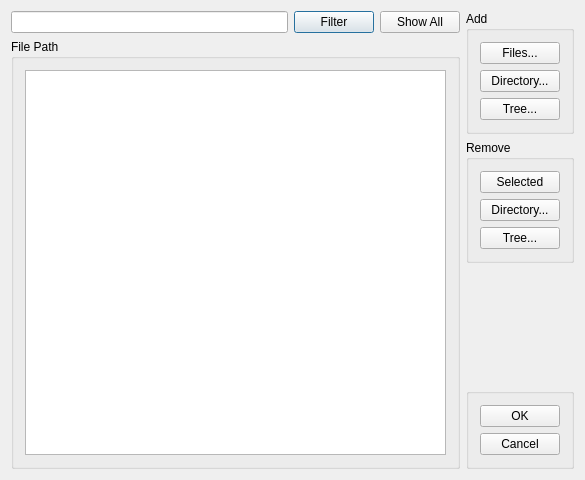
<?xml version="1.0" encoding="UTF-8"?>
<ui version="4.0" stdsetdef="1">
  <author></author>
  <comment></comment>
  <exportmacro></exportmacro>
  <class>ProjectFilesLayout</class>
  <widget class="QDialog" name="ProjectFilesLayout">
    <property name="geometry">
      <rect>
        <x>0</x>
        <y>0</y>
        <width>585</width>
        <height>480</height>
      </rect>
    </property>
    <property name="windowTitle">
      <string>Project Files</string>
    </property>
    <layout class="QHBoxLayout">
      <item>
        <layout class="QVBoxLayout">
          <item>
            <layout class="QHBoxLayout">
              <item>
                <widget class="QLineEdit" name="m_pFilterEdit"/>
              </item>
              <item>
                <widget class="QPushButton" name="m_pFilterButton">
                  <property name="text">
                    <string>Filter</string>
                  </property>
                </widget>
              </item>
              <item>
                <widget class="QPushButton" name="m_pShowAllButton">
                  <property name="text">
                    <string>Show All</string>
                  </property>
                </widget>
              </item>
            </layout>
          </item>
          <item>
             <layout class="QVBoxLayout">
               <item>
                 <widget class="QGroupBox" name="filelistBox">
                   <property name="title">
                     <string>File Path</string>
                   </property>
                   <layout class="QVBoxLayout">
                     <item>
                       <widget class="QListWidget" name="m_pFileList"/>
                     </item>
                   </layout>
                 </widget>
               </item>
             </layout>
          </item>
        </layout>
      </item>
      <item>
        <layout class="QVBoxLayout">
          <item>
            <widget class="QGroupBox" name="groupBox1">
              <property name="title">
                <string>Add</string>
              </property>
              <layout class="QVBoxLayout">
                <item>
                  <widget class="QPushButton" name="m_pAddFilesButton">
                    <property name="text">
                      <string>Files...</string>
                    </property>
                  </widget>
                </item>
                <item>
                  <widget class="QPushButton" name="m_pAddDirButton">
                    <property name="text">
                      <string>Directory...</string>
                    </property>
                  </widget>
                </item>
                <item>
                  <widget class="QPushButton" name="m_pAddTreeButton">
                    <property name="text">
                      <string>Tree...</string>
                    </property>
                  </widget>
                </item>
              </layout>
            </widget>
          </item>
          <item>
            <widget class="QGroupBox" name="groupBox2">
              <property name="title">
                <string>Remove</string>
              </property>
              <layout class="QVBoxLayout">
                <item>
                  <widget class="QPushButton" name="m_pRemSelButton">
                    <property name="text">
                      <string>Selected</string>
                    </property>
                  </widget>
                </item>
                <item>
                  <widget class="QPushButton" name="m_pRemDirButton">
                    <property name="text">
                      <string>Directory...</string>
                    </property>
                  </widget>
                </item>
                <item>
                  <widget class="QPushButton" name="m_pRemTreeButton">
                    <property name="text">
                      <string>Tree...</string>
                    </property>
                  </widget>
                </item>
              </layout>
            </widget>
          </item>
          <item>
            <spacer name="spacer3">
              <property name="sizeHint">
                <size>
                  <width>21</width>
                  <height>118</height>
                </size>
              </property>
              <property name="sizeType">
                <enum>QSizePolicy::Expanding</enum>
              </property>
              <property name="orientation">
                <enum>Qt::Vertical</enum>
              </property>
            </spacer>
          </item>
          <item>
            <widget class="QGroupBox" name="groupBox3">
              <property name="title">
                <string/>
              </property>
              <layout class="QVBoxLayout">
                <item>
                  <widget class="QPushButton" name="m_pOKButton">
                    <property name="text">
                      <string>OK</string>
                    </property>
                  </widget>
                </item>
                <item>
                  <widget class="QPushButton" name="m_pCancelButton">
                    <property name="text">
                      <string>Cancel</string>
                    </property>
                  </widget>
                </item>
              </layout>
            </widget>
          </item>
        </layout>
      </item>
    </layout>
  </widget>
  <layoutdefault spacing="6" margin="11"/>
  <pixmapfunction>qPixmapFromMimeSource</pixmapfunction>
</ui>
